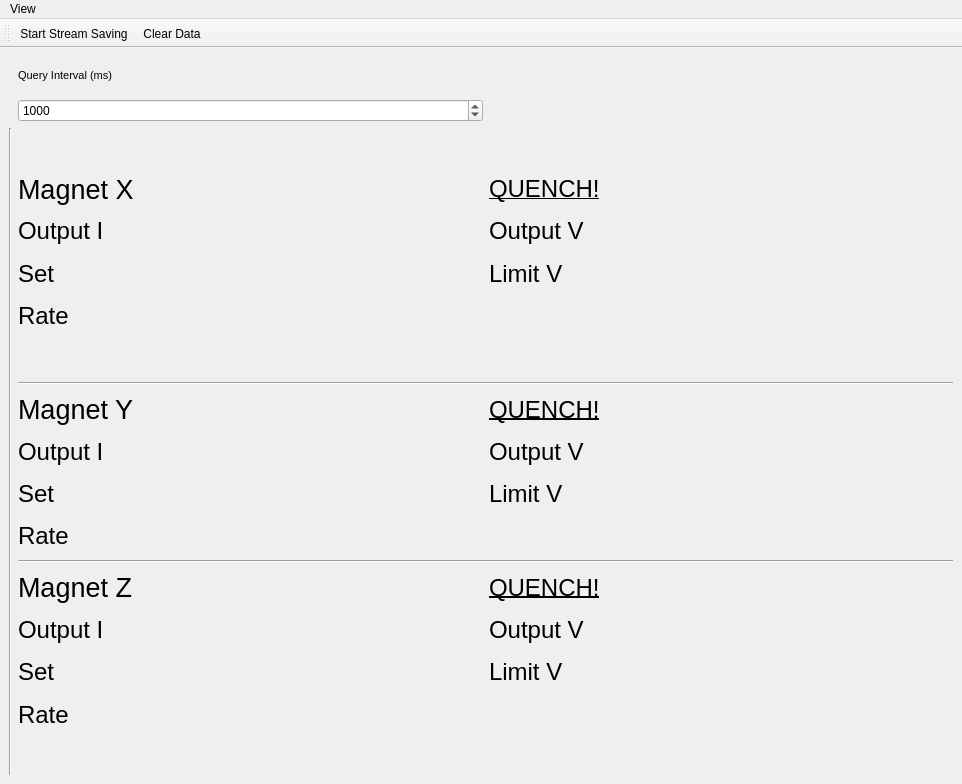
<?xml version="1.0" encoding="UTF-8"?>
<ui version="4.0">
 <class>MainWindow</class>
 <widget class="QMainWindow" name="MainWindow">
  <property name="geometry">
   <rect>
    <x>0</x>
    <y>0</y>
    <width>962</width>
    <height>784</height>
   </rect>
  </property>
  <property name="windowTitle">
   <string>qudi-hira: Pressure Monitor</string>
  </property>
  <property name="toolButtonStyle">
   <enum>Qt::ToolButtonTextUnderIcon</enum>
  </property>
  <widget class="QWidget" name="centralwidget">
   <property name="sizePolicy">
    <sizepolicy hsizetype="Fixed" vsizetype="Preferred">
     <horstretch>0</horstretch>
     <verstretch>0</verstretch>
    </sizepolicy>
   </property>
   <layout class="QGridLayout" name="gridLayout">
    <item row="17" column="1">
     <widget class="QLabel" name="magnet_z_ramp_rate">
      <property name="font">
       <font>
        <pointsize>18</pointsize>
       </font>
      </property>
      <property name="text">
       <string>Rate</string>
      </property>
     </widget>
    </item>
    <item row="11" column="2">
     <widget class="QLabel" name="magnet_y_voltage_limit">
      <property name="font">
       <font>
        <pointsize>18</pointsize>
       </font>
      </property>
      <property name="text">
       <string>Limit V</string>
      </property>
     </widget>
    </item>
    <item row="16" column="1">
     <widget class="QLabel" name="magnet_z_setpoint_current">
      <property name="font">
       <font>
        <pointsize>18</pointsize>
       </font>
      </property>
      <property name="text">
       <string>Set</string>
      </property>
     </widget>
    </item>
    <item row="5" column="2">
     <widget class="QLabel" name="magnet_x_voltage_limit">
      <property name="font">
       <font>
        <pointsize>18</pointsize>
       </font>
      </property>
      <property name="text">
       <string>Limit V</string>
      </property>
     </widget>
    </item>
    <item row="10" column="1">
     <widget class="QLabel" name="magnet_y_current">
      <property name="font">
       <font>
        <pointsize>18</pointsize>
       </font>
      </property>
      <property name="text">
       <string>Output I</string>
      </property>
     </widget>
    </item>
    <item row="2" column="0" rowspan="17">
     <widget class="Line" name="line">
      <property name="enabled">
       <bool>true</bool>
      </property>
      <property name="orientation">
       <enum>Qt::Vertical</enum>
      </property>
     </widget>
    </item>
    <item row="0" column="1">
     <widget class="QLabel" name="queryIntervalLabel">
      <property name="font">
       <font>
        <pointsize>8</pointsize>
       </font>
      </property>
      <property name="text">
       <string>Query Interval (ms)</string>
      </property>
     </widget>
    </item>
    <item row="15" column="2">
     <widget class="QLabel" name="magnet_z_voltage">
      <property name="font">
       <font>
        <pointsize>18</pointsize>
       </font>
      </property>
      <property name="text">
       <string>Output V</string>
      </property>
     </widget>
    </item>
    <item row="9" column="1">
     <widget class="QLabel" name="magnetYLabel">
      <property name="font">
       <font>
        <pointsize>20</pointsize>
       </font>
      </property>
      <property name="text">
       <string>Magnet Y</string>
      </property>
     </widget>
    </item>
    <item row="6" column="1">
     <widget class="QLabel" name="magnet_x_ramp_rate">
      <property name="font">
       <font>
        <pointsize>18</pointsize>
       </font>
      </property>
      <property name="text">
       <string>Rate</string>
      </property>
     </widget>
    </item>
    <item row="11" column="1">
     <widget class="QLabel" name="magnet_y_setpoint_current">
      <property name="font">
       <font>
        <pointsize>18</pointsize>
       </font>
      </property>
      <property name="text">
       <string>Set</string>
      </property>
     </widget>
    </item>
    <item row="10" column="2">
     <widget class="QLabel" name="magnet_y_voltage">
      <property name="font">
       <font>
        <pointsize>18</pointsize>
       </font>
      </property>
      <property name="text">
       <string>Output V</string>
      </property>
     </widget>
    </item>
    <item row="12" column="1">
     <widget class="QLabel" name="magnet_y_ramp_rate">
      <property name="font">
       <font>
        <pointsize>18</pointsize>
       </font>
      </property>
      <property name="text">
       <string>Rate</string>
      </property>
     </widget>
    </item>
    <item row="4" column="2">
     <widget class="QLabel" name="magnet_x_voltage">
      <property name="font">
       <font>
        <pointsize>18</pointsize>
       </font>
      </property>
      <property name="text">
       <string>Output V</string>
      </property>
     </widget>
    </item>
    <item row="1" column="1">
     <widget class="QSpinBox" name="queryIntervalSpinBox">
      <property name="keyboardTracking">
       <bool>false</bool>
      </property>
      <property name="minimum">
       <number>1</number>
      </property>
      <property name="maximum">
       <number>999999</number>
      </property>
      <property name="value">
       <number>1000</number>
      </property>
     </widget>
    </item>
    <item row="14" column="1">
     <widget class="QLabel" name="magnetZLabel">
      <property name="font">
       <font>
        <pointsize>20</pointsize>
       </font>
      </property>
      <property name="text">
       <string>Magnet Z</string>
      </property>
     </widget>
    </item>
    <item row="8" column="1" colspan="2">
     <widget class="Line" name="line_2">
      <property name="orientation">
       <enum>Qt::Horizontal</enum>
      </property>
     </widget>
    </item>
    <item row="3" column="1">
     <widget class="QLabel" name="magnetXLabel">
      <property name="font">
       <font>
        <pointsize>20</pointsize>
       </font>
      </property>
      <property name="text">
       <string>Magnet X</string>
      </property>
     </widget>
    </item>
    <item row="5" column="1">
     <widget class="QLabel" name="magnet_x_setpoint_current">
      <property name="font">
       <font>
        <pointsize>18</pointsize>
       </font>
      </property>
      <property name="text">
       <string>Set</string>
      </property>
     </widget>
    </item>
    <item row="4" column="1">
     <widget class="QLabel" name="magnet_x_current">
      <property name="font">
       <font>
        <pointsize>18</pointsize>
       </font>
      </property>
      <property name="text">
       <string>Output I</string>
      </property>
     </widget>
    </item>
    <item row="16" column="2">
     <widget class="QLabel" name="magnet_z_voltage_limit">
      <property name="font">
       <font>
        <pointsize>18</pointsize>
       </font>
      </property>
      <property name="text">
       <string>Limit V</string>
      </property>
     </widget>
    </item>
    <item row="15" column="1">
     <widget class="QLabel" name="magnet_z_current">
      <property name="font">
       <font>
        <pointsize>18</pointsize>
       </font>
      </property>
      <property name="text">
       <string>Output I</string>
      </property>
     </widget>
    </item>
    <item row="13" column="1" colspan="2">
     <widget class="Line" name="line_3">
      <property name="orientation">
       <enum>Qt::Horizontal</enum>
      </property>
     </widget>
    </item>
    <item row="3" column="2">
     <widget class="QLabel" name="magnet_x_quenchbit">
      <property name="font">
       <font>
        <pointsize>18</pointsize>
        <underline>true</underline>
       </font>
      </property>
      <property name="frameShape">
       <enum>QFrame::NoFrame</enum>
      </property>
      <property name="frameShadow">
       <enum>QFrame::Plain</enum>
      </property>
      <property name="text">
       <string>QUENCH!</string>
      </property>
      <property name="scaledContents">
       <bool>false</bool>
      </property>
     </widget>
    </item>
    <item row="9" column="2">
     <widget class="QLabel" name="magnet_y_quenchbit">
      <property name="font">
       <font>
        <pointsize>18</pointsize>
        <underline>true</underline>
       </font>
      </property>
      <property name="frameShape">
       <enum>QFrame::NoFrame</enum>
      </property>
      <property name="frameShadow">
       <enum>QFrame::Plain</enum>
      </property>
      <property name="text">
       <string>QUENCH!</string>
      </property>
      <property name="scaledContents">
       <bool>false</bool>
      </property>
     </widget>
    </item>
    <item row="14" column="2">
     <widget class="QLabel" name="magnet_z_quenchbit">
      <property name="font">
       <font>
        <pointsize>18</pointsize>
        <underline>true</underline>
       </font>
      </property>
      <property name="frameShape">
       <enum>QFrame::NoFrame</enum>
      </property>
      <property name="frameShadow">
       <enum>QFrame::Plain</enum>
      </property>
      <property name="text">
       <string>QUENCH!</string>
      </property>
      <property name="scaledContents">
       <bool>false</bool>
      </property>
     </widget>
    </item>
   </layout>
  </widget>
  <widget class="QMenuBar" name="menubar">
   <property name="geometry">
    <rect>
     <x>0</x>
     <y>0</y>
     <width>962</width>
     <height>21</height>
    </rect>
   </property>
   <widget class="QMenu" name="menuMenu">
    <property name="title">
     <string>View</string>
    </property>
    <addaction name="actionShow_Graph"/>
    <addaction name="actionReset_View"/>
    <addaction name="actionClose"/>
   </widget>
   <addaction name="menuMenu"/>
  </widget>
  <widget class="QToolBar" name="magnetToolbar">
   <property name="windowTitle">
    <string>toolBar</string>
   </property>
   <attribute name="toolBarArea">
    <enum>TopToolBarArea</enum>
   </attribute>
   <attribute name="toolBarBreak">
    <bool>false</bool>
   </attribute>
   <addaction name="actionRecord_Magnet"/>
   <addaction name="actionClear_Buffer"/>
  </widget>
  <action name="actionClose">
   <property name="icon">
    <iconset>
     <normaloff>../../artwork/icons/oxygen/22x22/application-exit.png</normaloff>../../artwork/icons/oxygen/22x22/application-exit.png</iconset>
   </property>
   <property name="text">
    <string>Close</string>
   </property>
  </action>
  <action name="actionShow_Graph">
   <property name="checkable">
    <bool>true</bool>
   </property>
   <property name="checked">
    <bool>true</bool>
   </property>
   <property name="text">
    <string>Show Graph</string>
   </property>
  </action>
  <action name="actionShow_Controls">
   <property name="checkable">
    <bool>true</bool>
   </property>
   <property name="checked">
    <bool>true</bool>
   </property>
   <property name="enabled">
    <bool>false</bool>
   </property>
   <property name="text">
    <string>Show Controls</string>
   </property>
  </action>
  <action name="actionReset_View">
   <property name="enabled">
    <bool>true</bool>
   </property>
   <property name="text">
    <string>Reset View</string>
   </property>
  </action>
  <action name="actionRecord_Magnet">
   <property name="checkable">
    <bool>true</bool>
   </property>
   <property name="icon">
    <iconset>
     <normaloff>../../artwork/icons/qudiTheme/22x22/record-counter.png</normaloff>../../artwork/icons/qudiTheme/22x22/record-counter.png</iconset>
   </property>
   <property name="text">
    <string>Start Stream Saving</string>
   </property>
   <property name="toolTip">
    <string>Save pressure to file</string>
   </property>
  </action>
  <action name="actionClear_Buffer">
   <property name="icon">
    <iconset>
     <normaloff>../../artwork/icons/qudiTheme/22x22/stop-counter.png</normaloff>../../artwork/icons/qudiTheme/22x22/stop-counter.png</iconset>
   </property>
   <property name="text">
    <string>Clear Data</string>
   </property>
   <property name="toolTip">
    <string>Clear Buffers</string>
   </property>
  </action>
 </widget>
 <resources/>
 <connections>
  <connection>
   <sender>actionClose</sender>
   <signal>triggered()</signal>
   <receiver>MainWindow</receiver>
   <slot>close()</slot>
   <hints>
    <hint type="sourcelabel">
     <x>-1</x>
     <y>-1</y>
    </hint>
    <hint type="destinationlabel">
     <x>263</x>
     <y>299</y>
    </hint>
   </hints>
  </connection>
 </connections>
</ui>
